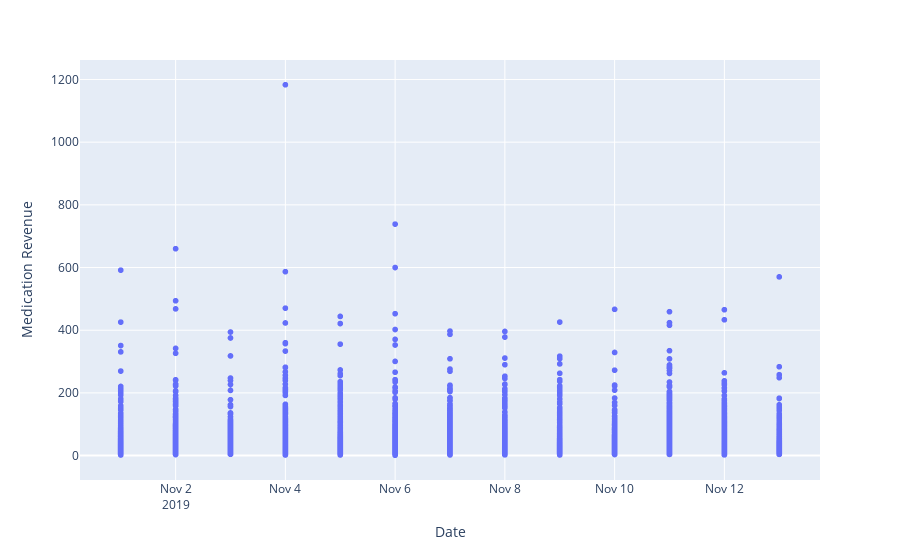

The notebook cell saved with this chart:
### Code cell
# Scatter plot

fig = px.scatter(data, x='Date', y=' Medication Revenue ')
fig.show()

### Figure 1 — Plotly figure (JSON) as saved in the notebook; plotly's stock layout.template omitted (floating-point values rounded to 4 significant figures; data arrays with more than 128 entries replaced by an {"elided": "..."} marker saying what was removed)
{"data": [{"hovertemplate": "Date=%{x}<br> Medication Revenue =%{y}<extra></extra>", "legendgroup": "", "marker": {"color": "#636efa", "symbol": "circle"}, "mode": "markers", "name": "", "showlegend": false, "type": "scattergl", "x": {"elided": "29998 str values"}, "xaxis": "x", "y": {"elided": "29998 mixed values"}, "yaxis": "y"}], "layout": {"legend": {"tracegroupgap": 0}, "margin": {"t": 60}, "xaxis": {"anchor": "y", "domain": [0, 1], "title": {"text": "Date"}}, "yaxis": {"anchor": "x", "domain": [0, 1], "title": {"text": " Medication Revenue "}}}}
